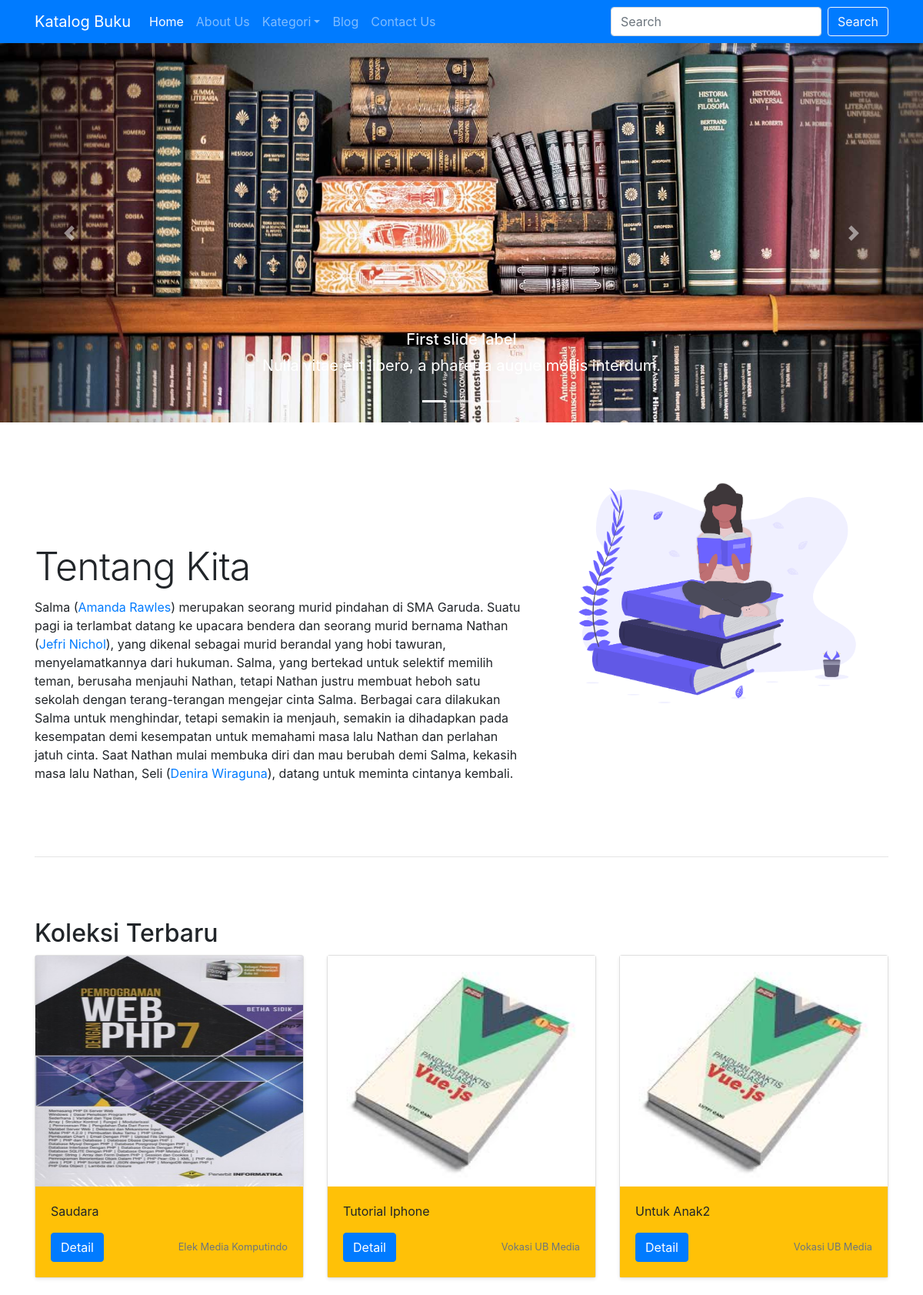
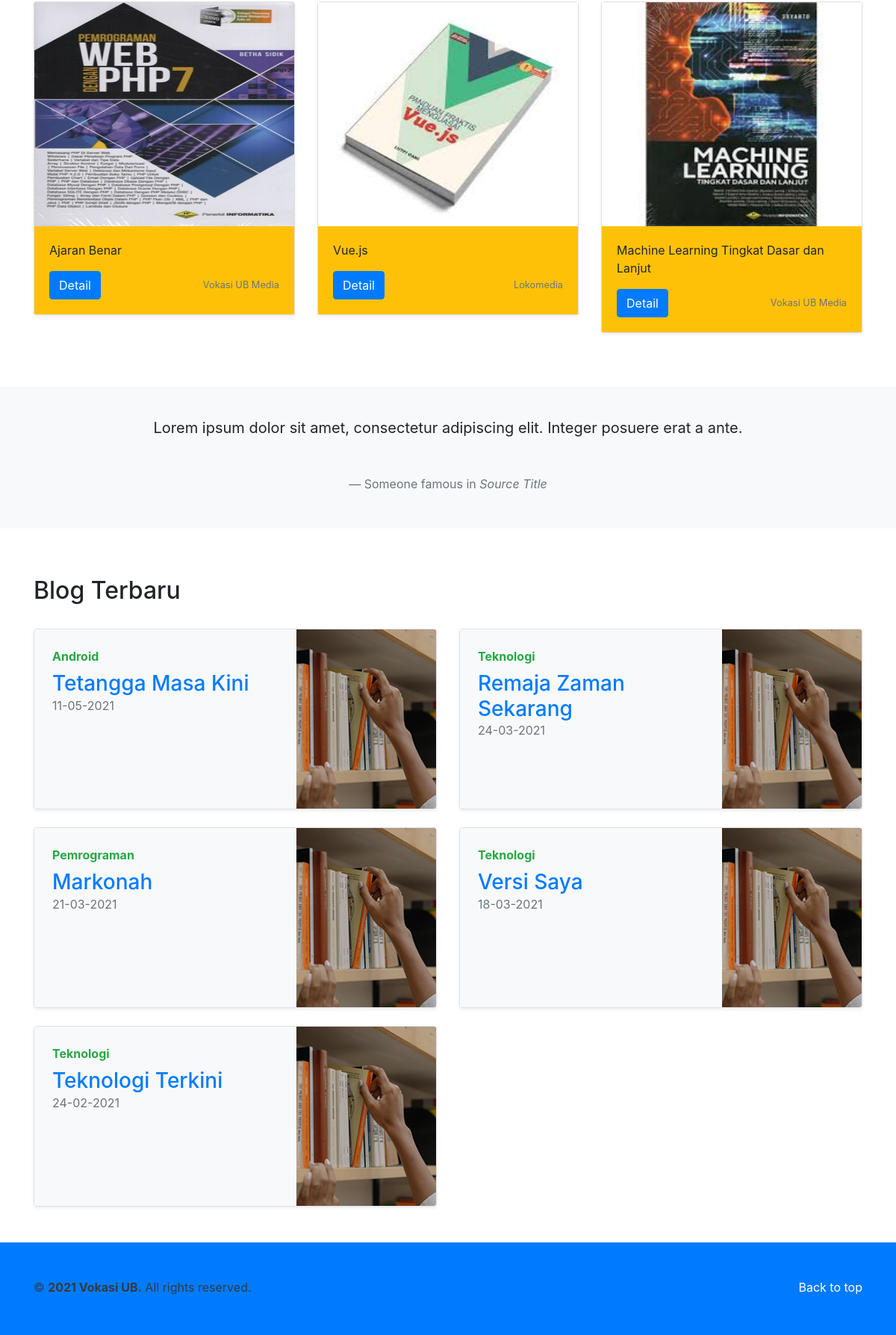
The page / on the database its author committed (2 pictures, top to bottom).
### tables this page shows
CREATE TABLE `konten` (
  `id_konten` int(11) NOT NULL,
  `judul` varchar(255) DEFAULT NULL,
  `isi` text DEFAULT NULL,
  `tanggal` date NOT NULL DEFAULT '1999-01-01'
);

CREATE TABLE `buku` (
  `id_buku` int(11) NOT NULL,
  `id_kategori_buku` int(11) DEFAULT NULL,
  `judul` varchar(255) DEFAULT NULL,
  `pengarang` varchar(255) DEFAULT NULL,
  `id_penerbit` int(11) DEFAULT NULL,
  `tahun_terbit` int(11) DEFAULT NULL,
  `sinopsis` text DEFAULT NULL,
  `cover` varchar(255) DEFAULT NULL
);

CREATE TABLE `penerbit` (
  `id_penerbit` int(11) NOT NULL,
  `penerbit` varchar(100) DEFAULT NULL,
  `alamat` text DEFAULT NULL
);

CREATE TABLE `blog` (
  `id_blog` int(11) NOT NULL,
  `id_kategori_blog` int(11) DEFAULT NULL,
  `id_user` int(11) DEFAULT NULL,
  `tanggal` date NOT NULL DEFAULT '1999-01-01',
  `judul` varchar(255) DEFAULT NULL,
  `isi` text DEFAULT NULL
);

CREATE TABLE `kategori_blog` (
  `id_kategori_blog` int(11) NOT NULL,
  `kategori_blog` varchar(50) DEFAULT NULL
);

### include/index.php (the view, shortened to what this page needs)
    <section id="carousel-item">
        <div id="carouselExampleCaptions" class="carousel slide" data-ride="carousel">
            <ol class="carousel-indicators">
                <li data-target="#carouselExampleCaptions" data-slide-to="0" class="active"></li>
                <li data-target="#carouselExampleCaptions" data-slide-to="1"></li>
                <li data-target="#carouselExampleCaptions" data-slide-to="2"></li>
            </ol>
            <div class="carousel-inner">
                <div class="carousel-item active">
                    <img src="slideshow/slide-1.jpg" class="d-block w-100" alt="...">
                    <div class="carousel-caption d-none d-md-block">
                        <h5>First slide label</h5>
                        <p>Nulla vitae elit libero, a pharetra augue mollis interdum.</p>
                    </div>
                </div>
            </div>
            <a class="carousel-control-prev" href="#carouselExampleCaptions" role="button" data-slide="prev">
                <span class="carousel-control-prev-icon" aria-hidden="true"></span>
            </a>
            <a class="carousel-control-next" href="#carouselExampleCaptions" role="button" data-slide="next">
                <span class="carousel-control-next-icon" aria-hidden="true"></span>
            </a>
        </div>
    </section>
<?php
    $sql_k = "  SELECT `judul`,`isi`
                FROM `konten`
                WHERE `id_konten`='1'";
    $query_k = mysqli_query($koneksi,$sql_k);
    while($data_k = mysqli_fetch_row($query_k)){
        $judul_konten = $data_k[0];
        $isi_konten = $data_k[1];
    }
?>
    <section id="notes-item">
        <div class="container">
            <div class="row featurette">
                <div class="col-md-7">
                    <h2 class="featurette-heading">
                        <span><?php echo $judul_konten; ?></span>
                    </h2>
                    <p class="lead"><?php echo $isi_konten;?></p>
                </div>
                <div class="col-md-5">
                    <img src="images/undraw_book_lover_mkck.png" class="img-fluid mx-auto featurette-image">
                </div>
            </div>
            <hr class="featurette-divider">
        </div>
    </section>
    <section id="product-item">
        <div class="container">
            <h2>Koleksi Terbaru</h2>
            <div class="row">
                <?php
                    $sql_b = "  SELECT `b`.`id_buku`, `b`.`judul`, `b`.`cover`,`p`.`penerbit`
                                FROM `buku` `b`
                                INNER JOIN `penerbit` `p` ON `b`.`id_penerbit` = `p`.`id_penerbit`
                                ORDER BY `b`.`id_buku` DESC LIMIT 6";
                    $query_b = mysqli_query($koneksi,$sql_b);
                    while($data_b = mysqli_fetch_row($query_b)){
                        $id_buku = $data_b[0];
                        $judul_buku = $data_b[1];
                        $cover = $data_b[2];
                        $penerbit = $data_b[3];
                ?>
                <div class="col-md-4">
                    <div class="card mb-4 shadow-sm">
                        <img src="admin/cover/<?php echo $cover; ?>" class="img-fluid" alt="<?php echo $judul_buku; ?>" title="<?php echo $judul_buku; ?>">
                        <div class="card-body bg-warning">
                            <p class="card-text"><?php echo $judul_buku; ?></p>
                            <div class="d-flex justify-content-between align-items-center">
                                <div class="btn-group">
                                    <a href="index.php?include=detail-buku&data=<?php echo $id_buku; ?>" class="btn btn-primary stretched-link">Detail</a>
                                </div>
                                <small class="text-muted"><?php echo $penerbit; ?></small>
                            </div>
                        </div>
                    </div>
                </div>
                <?php } ?>
            </div>
        </div>
    </section><br><br>
    <section id="quotes-item" class="bg-light" style="min-height: 80px;padding:40px 0px 0px 0px;">
        <div class="container">
            <blockquote class="blockquote text-center">
                <p class="mb-0">Lorem ipsum dolor sit amet, consectetur adipiscing elit. Integer posuere erat a ante.</p>
                <footer class="blockquote-footer">Someone famous in <cite title="Source Title">Source Title</cite></footer>
            </blockquote>
        </div>
    </section><br><br>
    <section id="blog-item" class="mb-4">
        <div class="container">
            <h2>Blog Terbaru</h2><br>
            <div class="row mb-2">
                <?php
                    $sql_l = "SELECT `b`.`id_blog`, `b`.`judul`,
                            DATE_FORMAT(`b`.`tanggal`, '%d-%m-%Y'), `k`.`kategori_blog`
                            FROM `blog` `b`
                            INNER JOIN `kategori_blog` `k` ON `b`.`id_kategori_blog` = `k`.`id_kategori_blog`
                            ORDER BY `b`.`id_blog` DESC";
                    $query_l = mysqli_query($koneksi,$sql_l);
                    while($data_l = mysqli_fetch_row($query_l)){
                        $id_blog = $data_l[0];
                        $judul_blog = $data_l[1];
                        $tanggal = $data_l[2];
                        $kategori_blog = $data_l[3];
                ?>
                <div class="col-md-6">
                    <div class="row no-gutters border rounded overflow-hidden flex-md-row mb-4 shadow-sm h-md-250 position-relative">
                        <div class="col p-4 d-flex flex-column position-static bg-light">
                            <strong class="d-inline-block mb-2 text-success"><?php echo $kategori_blog; ?></strong>
                            <h3 class="mb-0"><a href="index.php?include=detail-blog&data=<?php echo $id_blog; ?>"><?php echo $judul_blog; ?></a></h3>
                            <div class="mb-1 text-muted"><?php echo $tanggal; ?></div>
                        </div>
                        <div class="col-auto d-none d-lg-block">
                            <img src="images/blog.jpg" class="img-fluid" title="book title here">
                        </div>
                    </div>
                </div>
                <?php } ?>
            </div>
        </div>
    </section>

### index.php (shortened to what this page needs)
<?php
  include("koneksi/koneksi.php");
?>
<!DOCTYPE html>
<html lang="en">
  <head>
    <?php include("includes/head.php"); ?>
  </head>
  <body>
    <?php include("includes/navigasi.php"); ?>
    <?php
      if(isset($_GET["include"])){
        $include = $_GET["include"];
        if ($include=="detail-buku") {
          include("include/detailbuku.php");
        }elseif ($include=="detail-blog") {
          include("include/detailblog.php");
        }elseif ($include=="daftar-blog") {
          include("include/daftarblog.php");
        }elseif ($include=="daftar-blog-arsip") {
          include("include/daftarblog.php");
        }elseif ($include=="daftar-blog-kategori") {
          include("include/daftarblog.php");
        }elseif ($include=="about-us") {
          include("include/aboutus.php");
        }elseif ($include=="blog") {
          include("include/blog.php");
        }elseif ($include=="daftar-buku-kategori") {
          include("include/daftarbuku.php");
        }elseif ($include=="daftar-buku-tag") {
          include("include/daftarbuku.php");
        }elseif ($include=="contact-us") {
          include("include/contactus.php");
        }
      }else {
        include("include/index.php");
      }
    ?>
    <?php include("includes/footer.php"); ?>
  </body>
</html>

### includes/head.php (shortened to what this page needs)
<link rel="stylesheet" href="dist/css/bootstrap.min.css">
<link rel="stylesheet" href="dist/css/style.css">

### includes/navigasi.php (shortened to what this page needs)
<nav class="navbar navbar-expand-lg navbar-dark bg-primary">
    <div class="container">
        <a class="navbar-brand" href="#">Katalog Buku</a>
        <div class="collapse navbar-collapse" id="navbarsExample07">
            <ul class="navbar-nav mr-auto">
                <li class="nav-item active">
                    <a class="nav-link" href="index.php">Home
                        <span class="sr-only">(current)</span></a>
                </li>
                <li class="nav-item">
                    <a class="nav-link" href="index.php?include=about-us">About Us</a>
                </li>
                <li class="nav-item dropdown">
                    <a class="nav-link dropdown-toggle" href="#" id="dropdown07" data-toggle="dropdown"
                        aria-haspopup="true" aria-expanded="false">Kategori</a>
                </li>
                <li class="nav-item">
                    <a class="nav-link" href="index.php?include=blog">Blog</a>
                </li>
                <li class="nav-item">
                    <a class="nav-link" href="index.php?include=contact-us">Contact Us</a>
                </li>
            </ul>
            <form class="form-inline mt-2 mt-md-0">
                <input class="form-control mr-sm-2" type="text" placeholder="Search" aria-label="Search">
                <button class="btn btn-outline-light my-2 my-sm-0" type="submit">Search</button>
            </form>
        </div>
    </div>
</nav>

### includes/footer.php
<footer class="bg-primary text-dark">
    <div class="container">
        <p class="float-right">
            <a href="#" class="text-white">Back to top</a>
        </p>
        <p>© <b>2021 Vokasi UB.</b> All rights reserved.</p>
    </div>
</footer>

### rows shown on the page
konten: judul "Tentang Kita", isi "Salma ( Amanda Rawles ) merupakan seorang murid pindahan di SMA Garuda. Suatu pagi ia terlambat datang ke upacara bendera dan seorang murid bernama Nathan ( Jefri Nichol ), yang dikenal sebagai murid berandal yang hobi tawuran, menyelamatkannya dari hukuman. Salma, yang bertekad untuk selektif memilih teman, berusaha menjauhi Nathan, tetapi Nathan justru membuat heboh satu sekolah dengan terang-terangan mengejar cinta Salma. Berbagai cara dilakukan Salma untuk menghindar, tetapi semakin ia menjauh, semakin ia dihadapkan pada kesempatan demi kesempatan untuk memahami masa lalu Nathan dan perlahan jatuh cinta. Saat Nathan mulai membuka diri dan mau berubah demi Salma, kekasih masa lalu…"
buku: cover (picture), judul "Saudara", id_penerbit.penerbit "Elek Media Komputindo"
buku: cover (picture), judul "Tutorial Iphone", id_penerbit.penerbit "Vokasi UB Media"
buku: cover (picture), judul "Untuk Anak2", id_penerbit.penerbit "Vokasi UB Media"
buku: cover (picture), judul "Ajaran Benar", id_penerbit.penerbit "Vokasi UB Media"
buku: cover (picture), judul "Vue.js", id_penerbit.penerbit "Lokomedia"
buku: cover (picture), judul "Machine Learning Tingkat Dasar dan Lanjut", id_penerbit.penerbit "Vokasi UB Media"
blog: id_kategori_blog.kategori_blog "Android", judul "Tetangga Masa Kini", tanggal "11-05-2021"
blog: id_kategori_blog.kategori_blog "Teknologi", judul "Remaja Zaman Sekarang", tanggal "24-03-2021"
blog: id_kategori_blog.kategori_blog "Pemrograman", judul "Markonah", tanggal "21-03-2021"
blog: id_kategori_blog.kategori_blog "Teknologi", judul "Versi Saya", tanggal "18-03-2021"
blog: id_kategori_blog.kategori_blog "Teknologi", judul "Teknologi Terkini", tanggal "24-02-2021"
